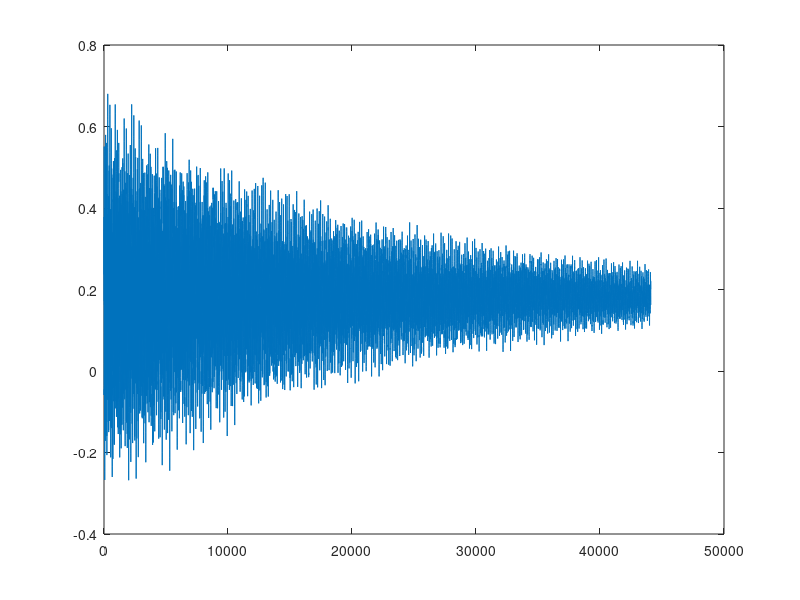

MATLAB code to generate this figure:
clear all;
close all;
clc

fs = 44100;
f0 = 100;               % fundamental freq
k = 1/fs;
durration = 1;          % synthesised sound lenght in s
dur = fs*durration;

Bb = 0.0001;             % inharmonicity parameter (>0)x`
rhoB = 800;              % material density
AreaB = 2.02e-4;         % bridge cross sectional area
LB = 1;                % scaling lenght
EB = 9.5e+9;           % Young's modulus dried Red Alder https://amesweb.info/Materials/Youngs-Modulus-of-Wood.aspx
HB = 0.075;             % thickness
 
kappaB=sqrt((EB*HB^2)/(12*rhoB*LB^4)); % eq. 7.70 pg. 210

% set scheme for loss parameters 
% zeta0,1  pg.189 Practical setting for decay times
% sigma0,1 pg.189 eq.7.29


sigmaB0 = 1.343;
sigmaB1 = 0.00459;

hB = sqrt((4*sigmaB1*k+sqrt((4*sigmaB1*k)^2+16*kappaB^2*k^2))/2);

%h = sqrt(2*kappa*k);
NB = floor(1/hB);
hB = 1/NB;

% intialise states of the system

uBNext = zeros(NB,1);
uB = zeros(NB,1);
widthB = floor(NB/2);
excitationRangeB = 1:widthB;
uB(excitationRangeB + floor(NB/2)) = hann(widthB);
uBPrev = uB;

% initialise output
outB = zeros(dur,1);
outPosB = floor(NB/2);

lB = 3:NB-2;
% figure(3)
% loopty loop 
tic
for n = 1:dur

    
    uBNext(lB) = 1/(hB^4 * (k*sigmaB0 + 1))*(-6*(uB(lB) - 2*uB(lB+1)/3 + uB(lB+2)/6 - 2*uB(lB-1)/3 + uB(lB-2)/6)*kappaB^2 *k^2 + ...
        hB^2 * (hB^2 *uBPrev(lB)*sigmaB0 +4*(uBPrev(lB) - uBPrev(lB+1)/2 - uBPrev(lB-1)/2 - uB(lB) + uB(lB+1)/2 + uB(lB-1)/2)*sigmaB1)*k - ...
        hB^4 * (uBPrev(lB) - 2*uB(lB)));
    % find virtual grid points
    uB0 = 2*uB(1)-uB(2);                    % uB(0)
    uBm1 = 2*(uB0-uB(2))+uB(3);             % uB(-1)
    uBPrev0 = 2*uBPrev(1)-uBPrev(2);        % uBPrev(0)
    uBNp1 = 2*uB(NB) - uB(NB-1);            % uB(N+1)
    uBNp2 = 2*(uBNp1 - uB(NB-1)) + uB(NB-2);% uB(N+2)
    uBPrevNp1 = 2*uBPrev(NB) - uBPrev(NB-1);% uBPrev(N+1)
    % solve for uBNext at points 1, 2, N-1, N
    uBNext(2) = 1/(hB^4 * (k*sigmaB0 + 1))*(-6*(uB(2) - 2*uB(2+1)/3 + uB(2+2)/6 - 2*uB(2-1)/3 + uB0/6)*kappaB^2 *k^2 + ...
        hB^2 * (hB^2 *uBPrev(2)*sigmaB0 +4*(uBPrev(2) - uBPrev(2+1)/2 - uBPrev(2-1)/2 - uB(2) + uB(2+1)/2 + uB(2-1)/2)*sigmaB1)*k - ...
        hB^4 * (uBPrev(2) - 2*uB(2)));
    uBNext(1) = 1/(hB^4 * (k*sigmaB0 + 1))*(-6*(uB(1) - 2*uB(1+1)/3 + uB(1+2)/6 - 2*uB0/3 + uBm1/6)*kappaB^2 *k^2 + ...
        hB^2 * (hB^2 *uBPrev(1)*sigmaB0 +4*(uBPrev(1) - uBPrev(1+1)/2 - uBPrev0/2 - uB(1) + uB(1+1)/2 + uB0/2)*sigmaB1)*k - ...
        hB^4 * (uBPrev(1) - 2*uB(1)));
    uBNext(NB-1) = 1/(hB^4 * (k*sigmaB0 + 1))*(-6*(uB(NB-1) - 2*uB(NB)/3 + uBNp1/6 - 2*uB(NB-2)/3 + uB(NB-3)/6)*kappaB^2 *k^2 + ...
        hB^2 * (hB^2 *uBPrev(NB-1)*sigmaB0 +4*(uBPrev(NB-1) - uBPrev(NB)/2 - uBPrev(NB-2)/2 - uB(NB-1) + uB(NB)/2 + uB(NB-2)/2)*sigmaB1)*k - ...
        hB^4 * (uBPrev(NB-1) - 2*uB(NB-1)));
    uBNext(NB) = 1/(hB^4 * (k*sigmaB0 + 1))*(-6*(uB(NB) - 2*uBNp1/3 + uBNp2/6 - 2*uB(NB-1)/3 + uB(NB-2)/6)*kappaB^2 *k^2 + ...
        hB^2 * (hB^2 *uBPrev(NB)*sigmaB0 +4*(uBPrev(NB) - uBPrevNp1/2 - uBPrev(NB-1)/2 - uB(NB) + uBNp1/2 + uB(NB-1)/2)*sigmaB1)*k - ...
        hB^4 * (uBPrev(NB) - 2*uB(NB)));
    
    
    
    outB(n) = uBNext(outPosB);
%     plot(uBNext);
%     ylim([-1,1]);
%     drawnow;
     
    uBPrev  = uB;
    uB = uBNext;

end
toc
figure(2)
plot(outB)